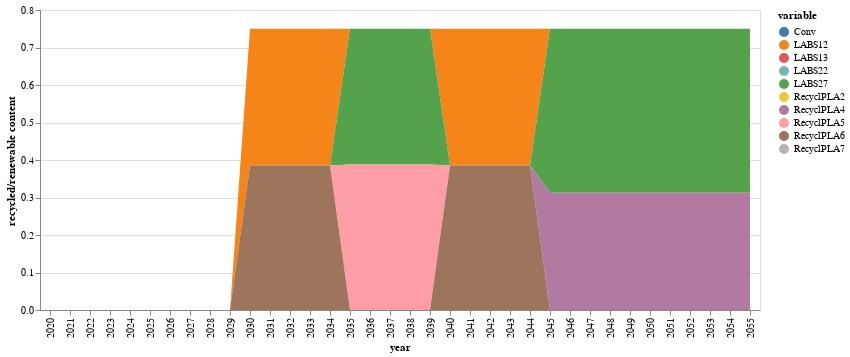

The notebook cell this image was saved under:
### Code cell
#=
function conventional(t)
    return initial[1,5]*(1-sum(JuMP.values.(xk)[k,t] for k in 1:nrow(compromise)))
end

function innovation(i1,k1,t)
     if mod(i1,5)>JuMP.values.(tk)[k1,t] && t<7
        t=t+1
    end
    if k1==1
        return sum(JuMP.values.(xk)[k,t]*(compromise[k,5])+JuMP.values.(xk)[k,t]*(compromise[k,6]) for k=k1:k1)
    else
        return sum(JuMP.values.(xk)[k,t]*(compromise[k,5])+JuMP.values.(xk)[k,t]*(compromise[k,6]) for k=k1:k1 )
    end
end
=#

function conventional(i1,t)
    if t==0
        if mod(i1,5)≥mod(sum(round.(JuMP.values.(tk)[1:nrow(compromise),t+1];digits=2)),5) && sum(JuMP.values.(xk)[1:nrow(compromise),t+1]) > 0
            return initial[1,5]*(1-sum(JuMP.values.(xk)[k,t+1] for k in 1:nrow(compromise)))
        else
            return 0
        end
    else
        sum_xks_atT=0
        for k1 in 1:nrow(compromise)
            if mod(i1,5)≥mod(round(JuMP.values.(tk)[k1,t+1];digits=2),5) && sum(JuMP.values.(xk)[k1,t:t+1])>0 && t>0
                sum_xks_atT+=JuMP.values.(xk)[k1,t+1]
            else
                sum_xks_atT+=JuMP.values.(xk)[k1,t]
            end
        end
            
        #if mod(i1,5)≥mod(round(sum(JuMP.values.(tk)[1:nrow(compromise),t+1]);digits=2),5) && sum(JuMP.values.(xk)[1:nrow(compromise),t:t+1])>0 && t>0
        #    t=t+1
        #end
        #return (1-sum(JuMP.values.(xk)[k,t] for k in 1:nrow(compromise)))
        return initial[1,5]*(1-sum_xks_atT)
    end
end


function innovation(i1,k1,t)
    if t==0 
        if mod(i1,5)≥mod(round(JuMP.values.(tk)[k1,t+1];digits=2),5) && JuMP.values.(xk)[k1,t+1] > 0
            t=1
            return (sum(JuMP.values.(xk)[k,t]*(compromise[k,5]+compromise[k,6]) for k=k1:k1))            
        else
            return 0
        end
    end
    if mod(i1,5)≥mod(round(JuMP.values.(tk)[k1,t+1];digits=2),5) && sum(JuMP.values.(xk)[k1,t:t+1])>0 && t>0
        t=t+1
    end
    return sum(JuMP.values.(xk)[k,t]*(compromise[k,5]+compromise[k,6]) for k=k1:k1)
end





conv=zeros(51)


inn_co2=zeros(nrow(compromise),51)

for k in 1:nrow(compromise)
    inn_co2[k,1]=0
end
j=0
for t in 2:51
    if 0 ≤ t ≤ 5
        j=0
    elseif 6 ≤ t ≤ 10
        j=1
    elseif 6 ≤ t ≤ 10
        j=2
    elseif 11 ≤ t ≤ 15
        j=3
    elseif 16 ≤ t ≤ 20
        j=4
    elseif 21 ≤ t ≤ 25
        j=5
    else
        j=6
    end
        
    conv[t]=conventional(t,j)
    for k in 1:nrow(compromise)
        inn_co2[k,t]=innovation(t,k,j)
    end
end
#conv[1:5].=initial[1,5]

sNames = ["conv","inn1","inn2","inn3","inn4","inn5","inn6","inn7","inn8","inn9","inn10"]
xLabels = []
for i in 2020:2070
    push!(xLabels,string(i))
end

#df = DataFrame(year=xLabels, conv=conv, inn1=inn_co2[1,:],inn2=inn_co2[2,:],inn3=inn_co2[3,:],inn4=inn_co2[4,:],
#        inn5=inn_co2[5,:],inn6=inn_co2[6,:],inn7=inn_co2[7,:],inn8=inn_co2[8,:],inn9=inn_co2[9,:],inn10=inn_co2[10,:])
df = DataFrame(vcat(conv',inn_co2)',:auto)


df=df[1:36,:]

df=df[!, any.(>(0), eachcol(df))]
df[!,:year]=xLabels[1:36]
#rename!(df,[:x1,:x93,:x104,:x222] .=> [:Conv,:pyLDPE1,:pyLDPE11,:alcPLA6])
#df[!,:alcPLA2]=zeros(36)
#df |> stack |> @vlplot(:area, x=:year, y={:value, stack=:zero, title="recycled/renewable content"}, color="variable:n",legend=:sNames) 
df[!,:Conv]=zeros(36)
df[!,:x104]=zeros(36)
df[!,:x196]=zeros(36)
df[!,:x201]=zeros(36)
df[!,:x95]=zeros(36)
rename!(df,[:x94,:x95,:x104,:x109,:x196,:x198,:x199,:x200,:x201] .=> [:LABS12,:LABS13,:LABS22,:LABS27,:RecyclPLA2,:RecyclPLA4,:RecyclPLA5,:RecyclPLA6,:RecyclPLA7])

#rename!(df,[:conv,:inn5,:inn10] .=> [:Conventional,:LDPE_Pyrolysis,:PLA_Alcoholysis])

circular_inn=df |> stack |> @vlplot(:area, x=:year, y={:value, stack=:zero, title="recycled/renewable content"}, color="variable:n",legend=:sNames) 

save("./result-case-roadmap/circularity-roadmap.svg", circular_inn)
circular_inn

### Figure 1 — Vega-Lite specification as saved in the notebook (floating-point values rounded to 4 significant figures; data arrays with more than 128 entries replaced by an {"elided": "..."} marker saying what was removed)
{"data": {"values": {"elided": "360 records"}}, "encoding": {"color": {"field": "variable", "type": "nominal"}, "x": {"field": "year"}, "y": {"field": "value", "stack": "zero", "title": "recycled/renewable content", "type": "quantitative"}}, "legend": "sNames", "mark": "area"}
